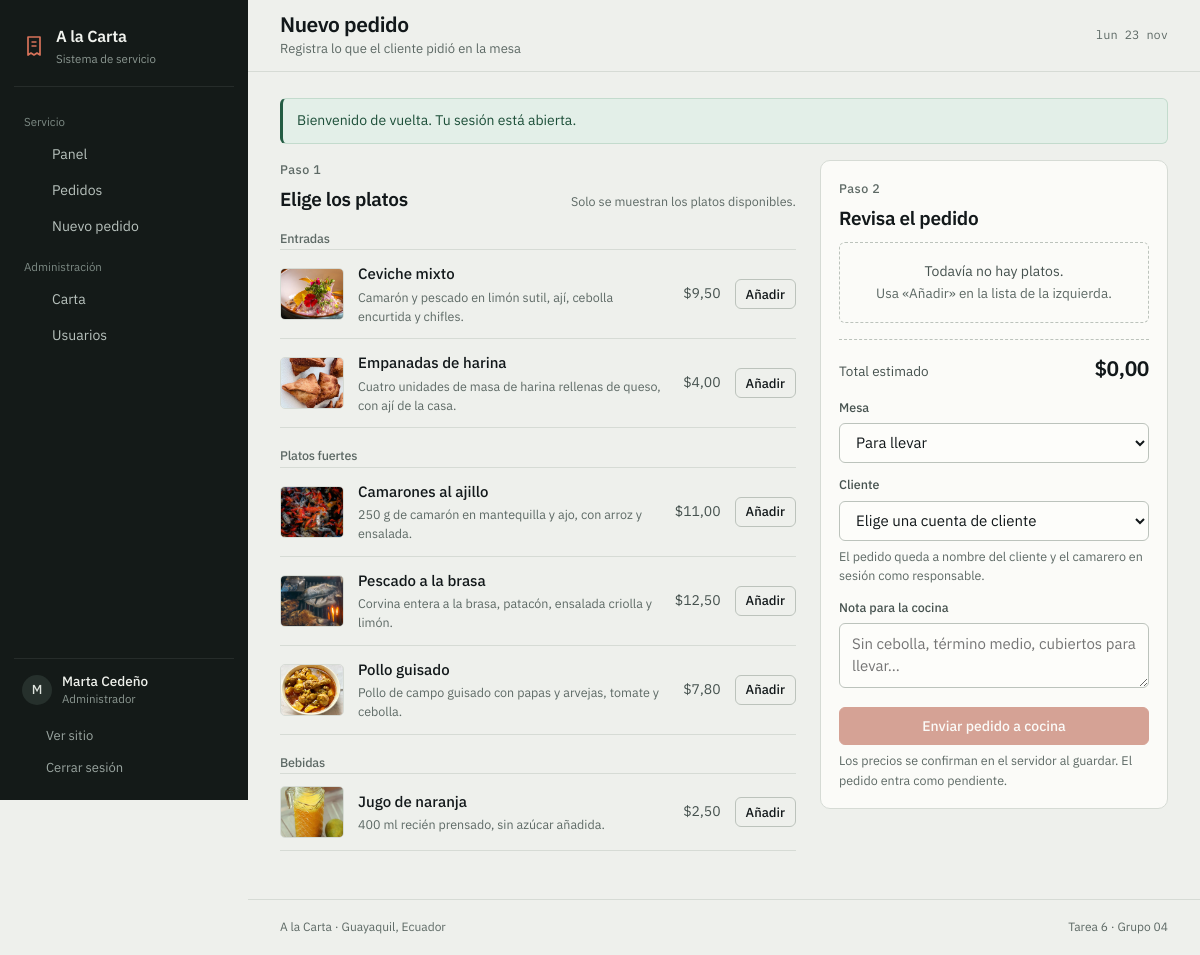
The app's page /pedido_nuevo.php (signed in) with its own data.
### tables this page shows
CREATE TABLE users (
    id         INT AUTO_INCREMENT PRIMARY KEY,
    full_name  VARCHAR(80) NOT NULL,
    username   VARCHAR(50) NOT NULL,
    email      VARCHAR(100) NOT NULL UNIQUE,
    password   VARCHAR(255) NOT NULL,
    role_id    INT NOT NULL,
    active     TINYINT(1) NOT NULL DEFAULT 1,
    created_at DATETIME NOT NULL DEFAULT CURRENT_TIMESTAMP,
    CONSTRAINT fk_users_role FOREIGN KEY (role_id) REFERENCES roles(id)
);

CREATE TABLE roles (
    id   INT AUTO_INCREMENT PRIMARY KEY,
    name VARCHAR(30) NOT NULL
);

CREATE TABLE dishes (
    id          INT AUTO_INCREMENT PRIMARY KEY,
    name        VARCHAR(50) NOT NULL,
    description VARCHAR(255),
    price       DECIMAL(10, 2) NOT NULL,
    category    VARCHAR(30) NOT NULL DEFAULT 'Platos fuertes',
    image       VARCHAR(120) DEFAULT NULL,
    available   TINYINT(1) NOT NULL DEFAULT 1
);

### includes/auth.php (called while the page is built, shortened)
<?php
function usuario_actual(): ?array
{
    global $pdo;
    $id = $_SESSION['usuario_id'] ?? null;
    $sql = 'SELECT u.id, u.full_name, u.username, u.email, u.active, r.name AS role
            FROM users u
            JOIN roles r ON r.id = u.role_id
            WHERE u.id = :id';
    $consulta = $pdo->prepare($sql);
    $consulta->execute(['id' => $id]);
    $fila = $consulta->fetch();
    $usuario = $fila;
    return $usuario;
}
function requiere_sesion(): array
{
    $usuario = usuario_actual();
    return $usuario;
}
function requiere_rol(array $roles): array
{
    $usuario = requiere_sesion();
    return $usuario;
}

### pedido_nuevo.php (the view, shortened to what this page needs)
<?php
require_once __DIR__ . '/includes/config.php';
$usuario = requiere_rol(['Client', 'Waiter', 'Administrator']);
$rol     = $usuario['role'];
$esStaff = $rol !== 'Client';
$inicial = [];
$platoSugerido = (int) ($_GET['plato'] ?? 0);
$platos = $pdo->query(
    'SELECT id, name, description, price, category, image
     FROM dishes WHERE available = 1
     ORDER BY FIELD(category, "Entradas", "Platos fuertes", "Postres", "Bebidas"), name'
)->fetchAll();
$categorias = [];
foreach ($platos as $plato) {
    $categorias[$plato['category']][] = $plato;
}
$notas    = trim($_POST['notas'] ?? '');
$titulo    = 'Nuevo pedido';
$subtitulo = $esStaff
    ? 'Registra lo que el cliente pidió en la mesa'
    : 'Arma tu pedido y envíalo a cocina';
require __DIR__ . '/includes/header.php';
?>
<form method="post" class="pedido-form" data-pedido-form
      data-inicial="<?= e(json_encode($inicial ?: new stdClass())) ?>"
      data-sugerido="<?= $platoSugerido ?>">
    <div class="pedido-form__carta">
        <div class="ficha-cabecera">
            <div>
                <p class="sobrelinea">Paso 1</p>
                <h2>Elige los platos</h2>
            </div>
            <p class="ficha-cabecera__nota">Solo se muestran los platos disponibles.</p>
        </div>
        <?php foreach ($categorias as $categoria => $lista): ?>
            <h3 class="grupo-platos"><?= e($categoria) ?></h3>
            <div class="elegir-platos">
                <?php foreach ($lista as $plato): ?>
                    <div class="elegir" data-plato="<?= (int) $plato['id'] ?>"
                         data-nombre="<?= e($plato['name']) ?>"
                         data-precio="<?= (float) $plato['price'] ?>">
                        <?php if ($plato['image']): ?>
                            <img src="assets/img/<?= e($plato['image']) ?>" alt="" loading="lazy">
                        <?php endif; ?>
                        <div class="elegir__texto">
                            <p class="elegir__nombre"><?= e($plato['name']) ?></p>
                            <p class="elegir__desc"><?= e($plato['description']) ?></p>
                        </div>
                        <span class="cifra elegir__precio"><?= dinero((float) $plato['price']) ?></span>
                        <button class="boton boton--pequeno boton--fantasma" type="button" data-agregar>Añadir</button>
                    </div>
                <?php endforeach; ?>
            </div>
        <?php endforeach; ?>
    </div>
    <aside class="carrito" aria-label="Resumen del pedido">
        <div class="carrito__caja">
            <div class="ficha-cabecera">
                <div>
                    <p class="sobrelinea">Paso 2</p>
                    <h2>Revisa el pedido</h2>
                </div>
            </div>
            <div class="carrito__vacio" data-carrito-vacio>
                <p>Todavía no hay platos.</p>
                <p class="nota-gris">Usa «Añadir» en la lista de la izquierda.</p>
            </div>
            <div class="carrito__total">
                <span>Total estimado</span>
                <strong class="cifra" data-carrito-total>$0,00</strong>
            </div>
            <div class="campo">
                <label for="mesa">Mesa</label>
                <select class="control" id="mesa" name="mesa">
                    <option value="">Para llevar</option>
                </select>
            </div>
            <?php if ($esStaff): ?>
                <div class="campo">
                    <label for="cliente">Cliente</label>
                    <select class="control" id="cliente" name="cliente" required>
                        <option value="">Elige una cuenta de cliente</option>
                    </select>
                    <p class="campo__ayuda">El pedido queda a nombre del cliente y el camarero en sesión como responsable.</p>
                </div>
            <?php endif; ?>
            <div class="campo">
                <label for="notas">Nota para la cocina</label>
                <textarea class="control" id="notas" name="notas" rows="2" maxlength="255"
                          placeholder="Sin cebolla, término medio, cubiertos para llevar…"><?= e($notas) ?></textarea>
            </div>
            <button class="boton boton--principal boton--ancho" type="submit" data-carrito-enviar disabled>
                Enviar pedido a cocina
            </button>
            <p class="campo__ayuda">
                Los precios se confirman en el servidor al guardar. El pedido entra como pendiente.
            </p>
        </div>
    </aside>
</form>
<?php require __DIR__ . '/includes/footer.php'; ?>

### includes/header.php (shortened to what this page needs)
<?php
$activo     = $activo ?? '';
$subtitulo  = $subtitulo ?? null;
$rol        = $usuario['role'] ?? 'Client';
$esCliente  = $rol === 'Client';
$dias  = ['dom', 'lun', 'mar', 'mié', 'jue', 'vie', 'sáb'];
$meses = ['ene', 'feb', 'mar', 'abr', 'may', 'jun', 'jul', 'ago', 'sep', 'oct', 'nov', 'dic'];
$hoy   = $dias[(int) date('w')] . ' ' . date('j') . ' ' . $meses[(int) date('n') - 1];
$grupos = [
    'Servicio' => [
        ['panel.php', 'Panel', 'panel', ['Administrator', 'Chef', 'Waiter', 'Client']],
        ['pedidos.php', $esCliente ? 'Mis pedidos' : 'Pedidos', 'pedidos', ['Administrator', 'Chef', 'Waiter', 'Client']],
        ['pedido_nuevo.php', 'Nuevo pedido', 'nuevo', ['Administrator', 'Waiter', 'Client']],
    ],
    'Administración' => [
        ['platos.php', 'Carta', 'carta', ['Administrator']],
        ['usuarios.php', 'Usuarios', 'usuarios', ['Administrator']],
    ],
];
?>
<!DOCTYPE html>
<html lang="es">
<head>
    <link rel="stylesheet" href="assets/css/fuentes.css">
    <link rel="stylesheet" href="assets/vendor/bootstrap.min.css">
    <link rel="stylesheet" href="assets/css/estilos.css">
</head>
<body class="app">
<div class="armazon">
    <aside class="lateral" id="lateral" aria-label="Menú del sistema">
        <a class="lateral__marca" href="panel.php">
            <svg width="24" height="24" viewBox="0 0 24 24" fill="none" stroke="currentColor"
                 stroke-width="1.7" stroke-linejoin="round" aria-hidden="true">
                <path d="M6 3h12v18l-3-2-3 2-3-2-3 2V3z"/>
                <path d="M9.5 8h5M9.5 12h5"/>
            </svg>
            <span>
                <span class="lateral__nombre">A la Carta</span>
                <span class="lateral__sub">Sistema de servicio</span>
            </span>
        </a>
        <nav class="lateral__nav">
            <?php foreach ($grupos as $grupo => $enlaces): ?>
                <?php $visibles = array_filter($enlaces, fn ($e) => in_array($rol, $e[3], true)); ?>
                <?php if ($visibles): ?>
                    <p class="lateral__grupo"><?= e($grupo) ?></p>
                    <?php foreach ($visibles as [$ruta, $texto, $clave]): ?>
                        <a class="lateral__enlace <?= $activo === $clave ? 'activo' : '' ?>" href="<?= $ruta ?>"
                           <?= $activo === $clave ? 'aria-current="page"' : '' ?>>
                            <?= icono($clave === 'carta' ? 'carta' : $clave, 18) ?>
                            <span><?= e($texto) ?></span>
                        </a>
                    <?php endforeach; ?>
                <?php endif; ?>
            <?php endforeach; ?>
        </nav>
        <div class="lateral__pie">
            <div class="lateral__usuario">
                <span class="inicial" aria-hidden="true"><?= e(mb_substr($usuario['full_name'], 0, 1)) ?></span>
                <span>
                    <strong><?= e($usuario['full_name']) ?></strong>
                    <span class="lateral__rol"><?= e(rol_etiqueta($rol)) ?></span>
                </span>
            </div>
            <a class="lateral__salir" href="index.php"><?= icono('sitio', 16) ?> Ver sitio</a>
            <a class="lateral__salir" href="logout.php"><?= icono('salir', 16) ?> Cerrar sesión</a>
        </div>
    </aside>
    <div class="area">
        <header class="barra">
            <div class="barra__titulo">
                <h1><?= e($titulo) ?></h1>
                <?php if ($subtitulo): ?><p class="barra__sub"><?= e($subtitulo) ?></p><?php endif; ?>
            </div>
            <p class="barra__fecha"><?= $hoy ?></p>
        </header>
        <main class="contenido-app" id="contenido">

### records on screen
users: full_name "M", full_name "Marta Cedeño", role.name "Administrador"
dishes: image (picture), name "Ceviche mixto", description "Camarón y pescado en limón sutil, ají, cebolla encurtida y chifles.", price "$9,50"
dishes: image (picture), name "Empanadas de harina", description "Cuatro unidades de masa de harina rellenas de queso, con ají de la casa.", price "$4,00"
dishes: image (picture), name "Camarones al ajillo", description "250 g de camarón en mantequilla y ajo, con arroz y ensalada.", price "$11,00"
dishes: image (picture), name "Pescado a la brasa", description "Corvina entera a la brasa, patacón, ensalada criolla y limón.", price "$12,50"
dishes: image (picture), name "Pollo guisado", description "Pollo de campo guisado con papas y arvejas, tomate y cebolla.", price "$7,80"
dishes: image (picture), name "Jugo de naranja", description "400 ml recién prensado, sin azúcar añadida.", price "$2,50"

### other values on screen
$grupo "Servicio"
$texto "Panel"
$texto "Pedidos"
$texto "Nuevo pedido"
$grupo "Administración"
$texto "Carta"
$texto "Usuarios"
$titulo "Nuevo pedido"
$subtitulo "Registra lo que el cliente pidió en la mesa"
$aviso['mensaje'] "Bienvenido de vuelta. Tu sesión está abierta."
$categoria "Entradas"
$categoria "Platos fuertes"
$categoria "Bebidas"
APP_NOMBRE "A la Carta"
APP_LUGAR "Guayaquil, Ecuador"
